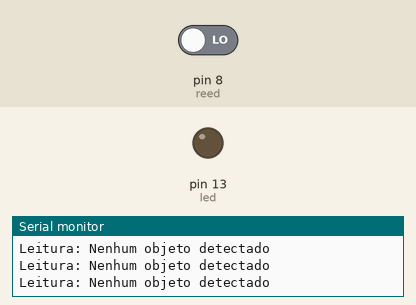
Bench run of a sketch on a simulated Arduino Uno, built with avr-gcc and run on an emulated ATmega328P. Parts: output pins drawn as LEDs (lit = HIGH), the last lines printed to the serial monitor. The inputs (shaded band) are chosen by the test bench; at power-on: pin 8 (reed) LOW.

Above: at 1.2 s.
1.3 s: pin 8 (reed) driven HIGH
At 1.6 s:
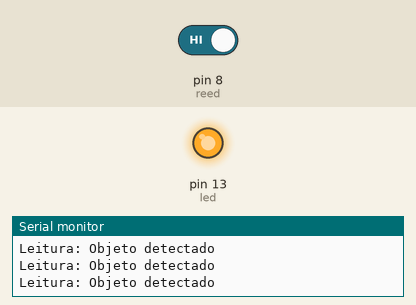
2.8 s: pin 8 (reed) driven LOW
At 4.1 s:
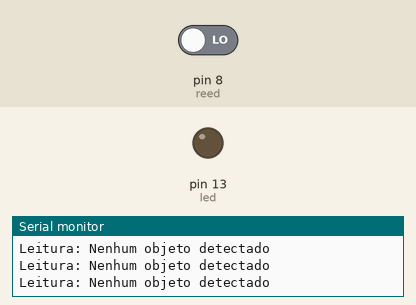
Timing chart, 0 to 5.8 s (numbered marks = the images above; inputs shaded):
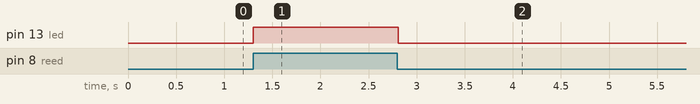

Measured:
- after the input at 1.3 s, pin 13 (led): LOW → HIGH at once
- after the input at 2.8 s, pin 13 (led): HIGH → LOW at once

The sketch:

Modulo_Reed_Switch.ino
```cpp
// Módulo Reed Switch - Sketch para teste
// Arthur L. Castro
// Abril de 2017

#define reed 8
#define led 13

void setup() {
  pinMode(led,OUTPUT);
  pinMode(reed,INPUT);
  Serial.begin(9600);
}

void loop() {
  boolean leitura = digitalRead(reed);
  Serial.print("Leitura: ");
  if(leitura == HIGH){
    Serial.println("Objeto detectado");
    digitalWrite(led,HIGH);
  } else {
    Serial.println("Nenhum objeto detectado");
    digitalWrite(led,LOW);
  }
  delay(100);
}
```
